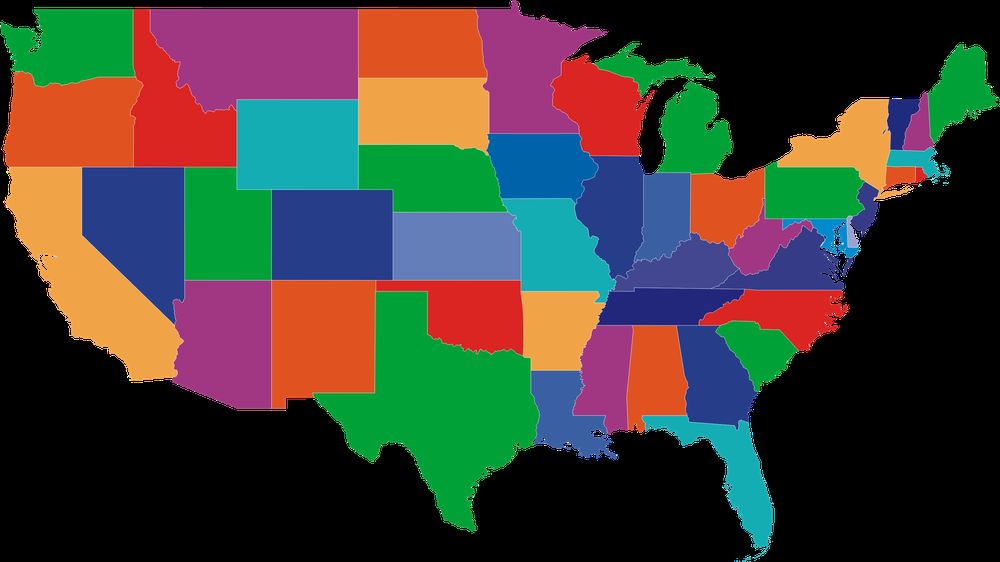
#> input picture usa.png, 1000 x 562 px, shrunk from 3157 x 1774 before the run
$ python segment.py --input_image usa.png
#> lines starting #> are read from the running program, lines starting #| are printed output that depends on the picture; after the words box and inside, x2 and y2 are one past the last pixel; in counts of white or black regions, pixels touching at a corner belong together
import argparse
import cv2
import numpy as np

class ImageSegment():
    def __init__(self, input_image, clusters, waterbodydetection) -> None:
#> called with input_image = 'usa.png', clusters = 10, waterbodydetection = True
        self.input_image = cv2.imread('usa.png')
#> self.input_image is the input picture: shape (562, 1000, 3); mean B, G, R 55.4, 62.6, 65

        self.input_image = cv2.copyMakeBorder(self.input_image.copy(), 100, 100, 100, 100,cv2.BORDER_CONSTANT,value=(255, 255, 255))
#> self.input_image: shape (762, 1200, 3)
        self.clusters = clusters
        self.waterbodydetection = waterbodydetection

    # [11 lines left out: function segment_image, not called in this run]

    def image_segmentation(self):
        # Remove white background
        image = self.input_image
        gray = cv2.cvtColor(image, cv2.COLOR_BGR2GRAY)
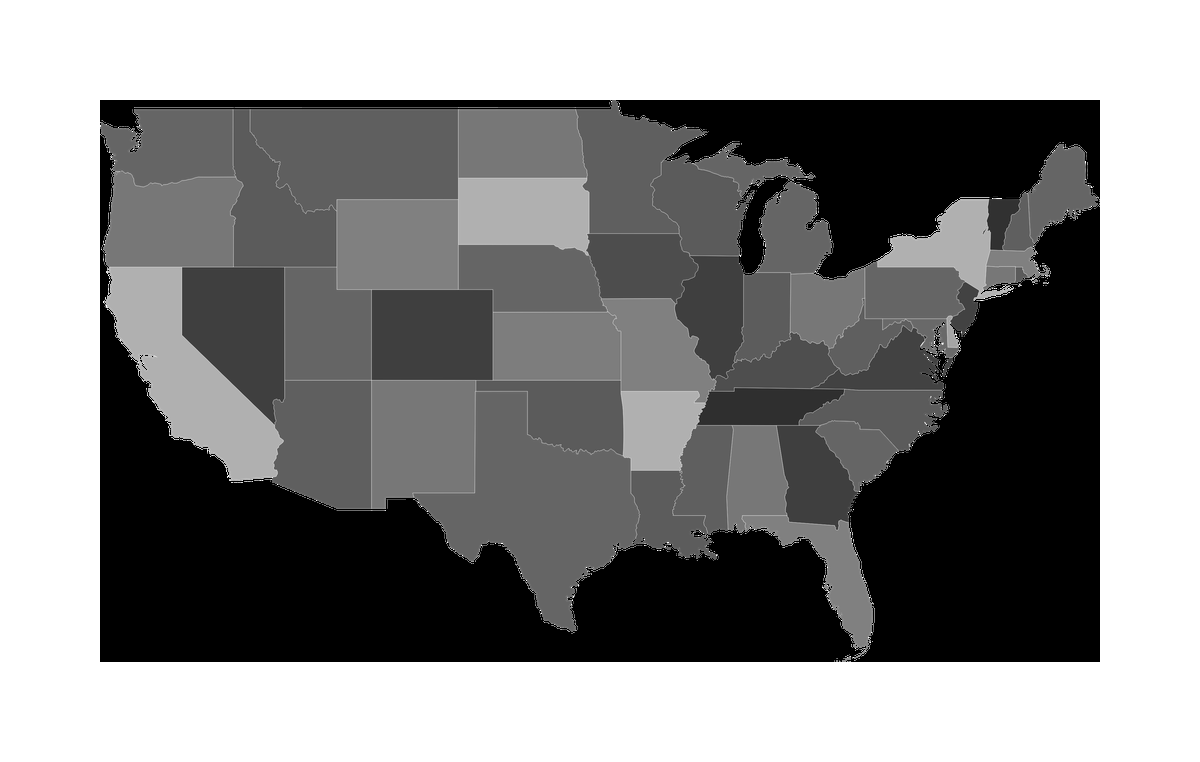
#> gray: shape (762, 1200); min 0, max 255, mean 136.6
        _, thresh = cv2.threshold(gray, 240, 255, cv2.THRESH_BINARY)
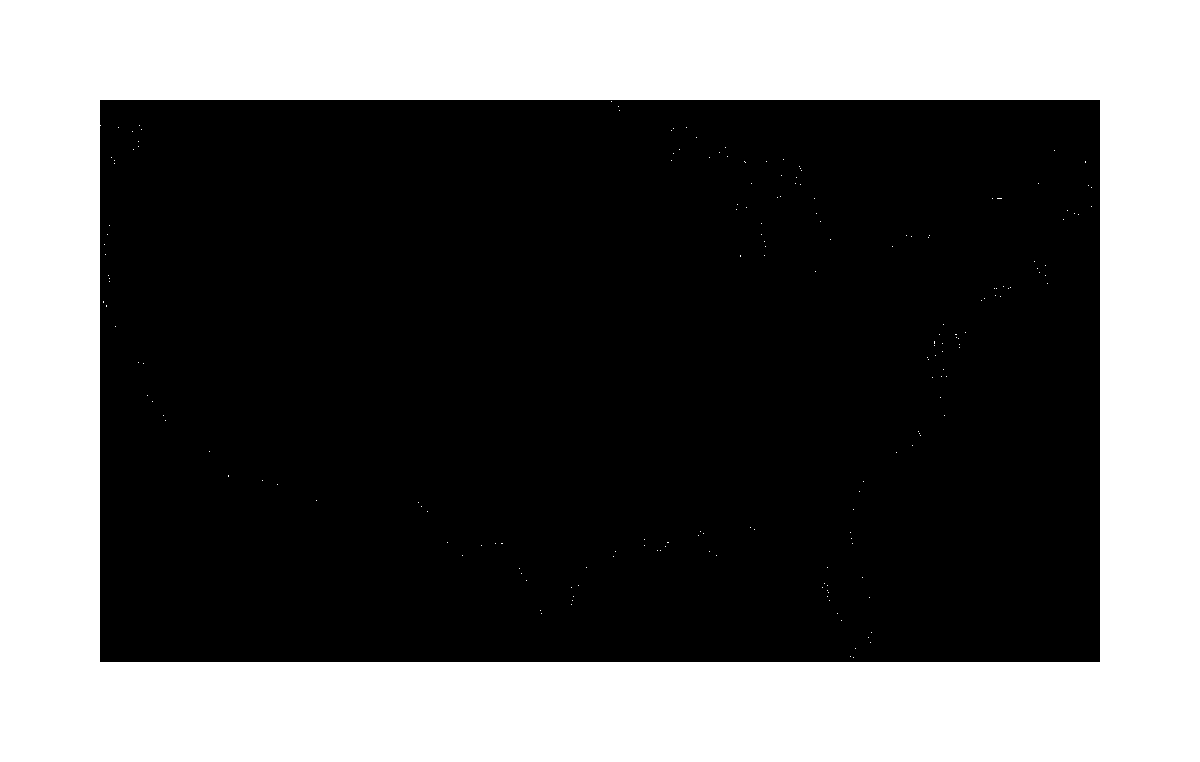
#> thresh: shape (762, 1200); 38.6% white; 189 white regions (188 under 20 px), largest, box (x1, y1, x2, y2) and area: (0, 0, 1200, 762) 352401
        image[thresh == 255] = 0
        kernel = cv2.getStructuringElement(cv2.MORPH_ELLIPSE, (5, 5))
        # erosion to remove any remaining small white blobs or noise in the image
        self.input_image = cv2.erode(image, kernel, iterations = 1)
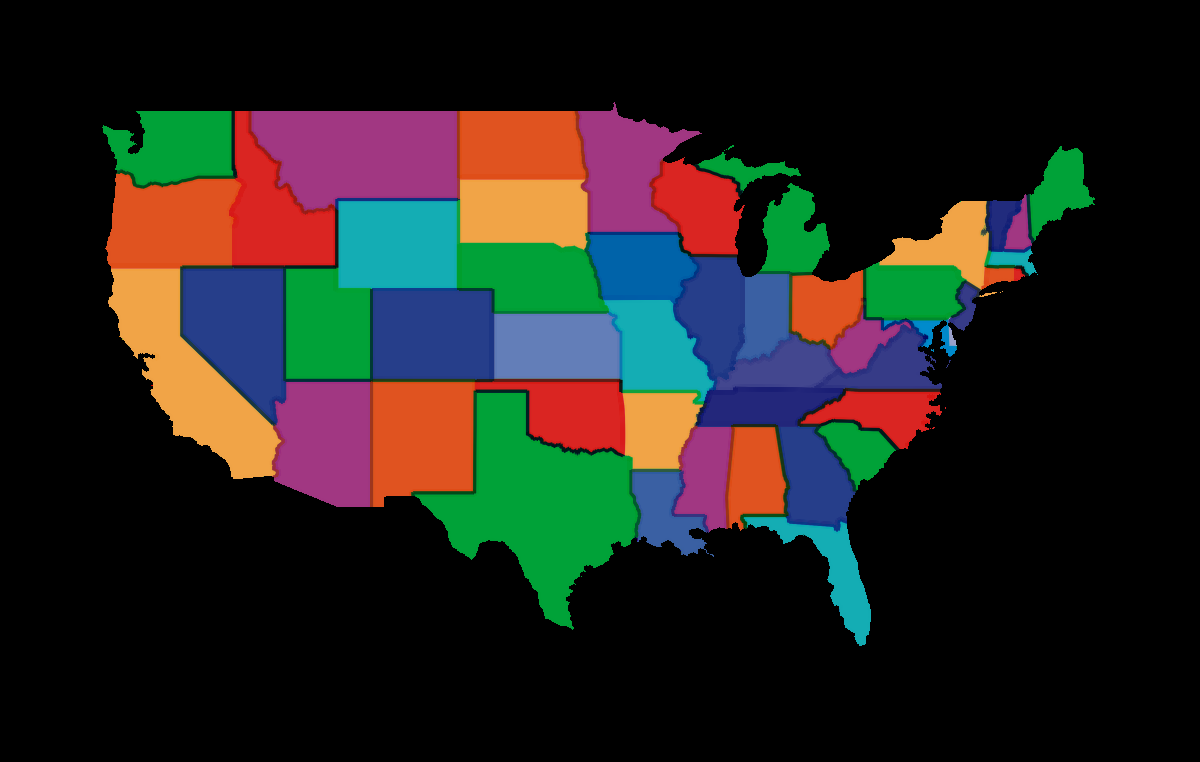
#> self.input_image: shape (762, 1200, 3); mean B, G, R 31, 35, 36.2
        image = cv2.cvtColor(self.input_image, cv2.COLOR_BGR2RGB)
        pixel_values = image.reshape((-1, 3))
        pixel_values = np.float32(pixel_values)
        criteria = (cv2.TERM_CRITERIA_EPS + cv2.TERM_CRITERIA_MAX_ITER, 100, 0.2)
        _, labels, (centers) = cv2.kmeans(pixel_values, self.clusters, None, criteria, 10, cv2.KMEANS_RANDOM_CENTERS)
#> centers = [[79.74, 111.8, 173.6], [0.355, 160.1, 55.33], [39.1, 58.61, 133], [240, 163.6, 70.45], [0.248, 0.542, 0.356], [210.9, 36.7, 32.6], [160.4, 54.42, 129.1], [223.2, 82.64, 31.46], [18.9, 171.7, 179.8], [0.543, 99.58, 168.3]]
        centers = np.uint8(centers)
#> centers = [[79, 111, 173], [0, 160, 55], [39, 58, 132], [239, 163, 70], [0, 0, 0], [210, 36, 32], [160, 54, 129], [223, 82, 31], [18, 171, 179], [0, 99, 168]]
        labels = labels.flatten()
        segmented_image = centers[labels.flatten()]
        segmented_image = segmented_image.reshape(image.shape)


        all_countours = [] #returns the list of all contours and the dictionary of cluster labels and their respective contours
        all_countours_dict = {} #list of contours for each cluster label

        for cluster_label in range(self.clusters):
            masked_image = segmented_image.copy()
            masked_image = masked_image.reshape((-1, 3))
            masked_image[labels != cluster_label] = [0, 0, 0]
            masked_image = masked_image.reshape(segmented_image.shape)
            # convert to grayscale because findContours takes grayscale image as input
            masked_image = cv2.cvtColor(masked_image, cv2.COLOR_BGR2GRAY)
            _, edges =  cv2.threshold(masked_image, 20, 255, cv2.THRESH_BINARY)
            #external contours of each connected component in the binary image are returned
            #endpoints of the contour segments are stored
            contours, hierarchy = cv2.findContours(edges, cv2.RETR_EXTERNAL, cv2.CHAIN_APPROX_SIMPLE)
            if len(contours) > 0:
                all_countours_dict[cluster_label] = contours
                all_countours.extend(contours)
#> this loop made 10 passes
#> pass 1, in image_segmentation, `masked_image = cv2.cvtColor(masked_image, cv2.COLOR_BGR2GRAY)`:
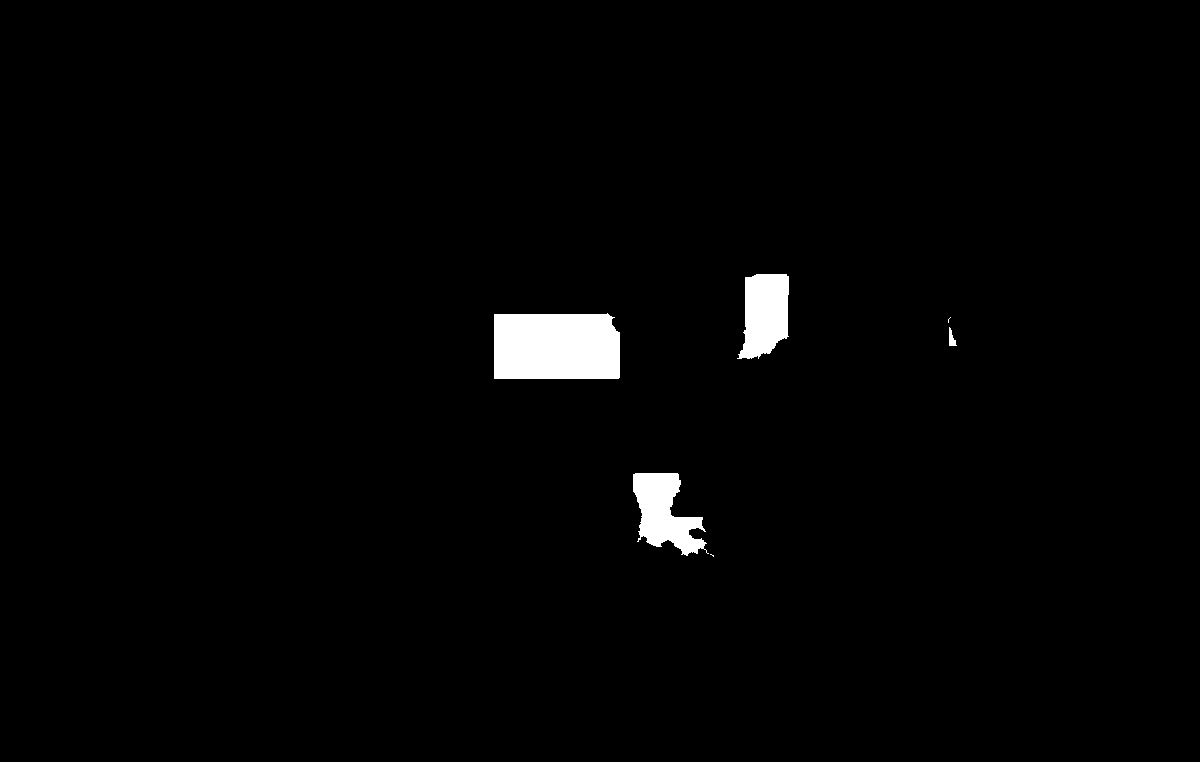
#> masked_image: shape (762, 1200); values 0 (black) and 126 (white), 1.6% white; 6 white regions (2 under 20 px), largest, box (x1, y1, x2, y2) and area: (494, 313, 620, 379) 8068, (633, 473, 709, 556) 3510, (737, 274, 789, 359) 3357, (949, 327, 957, 346) 85
#> after the loop:
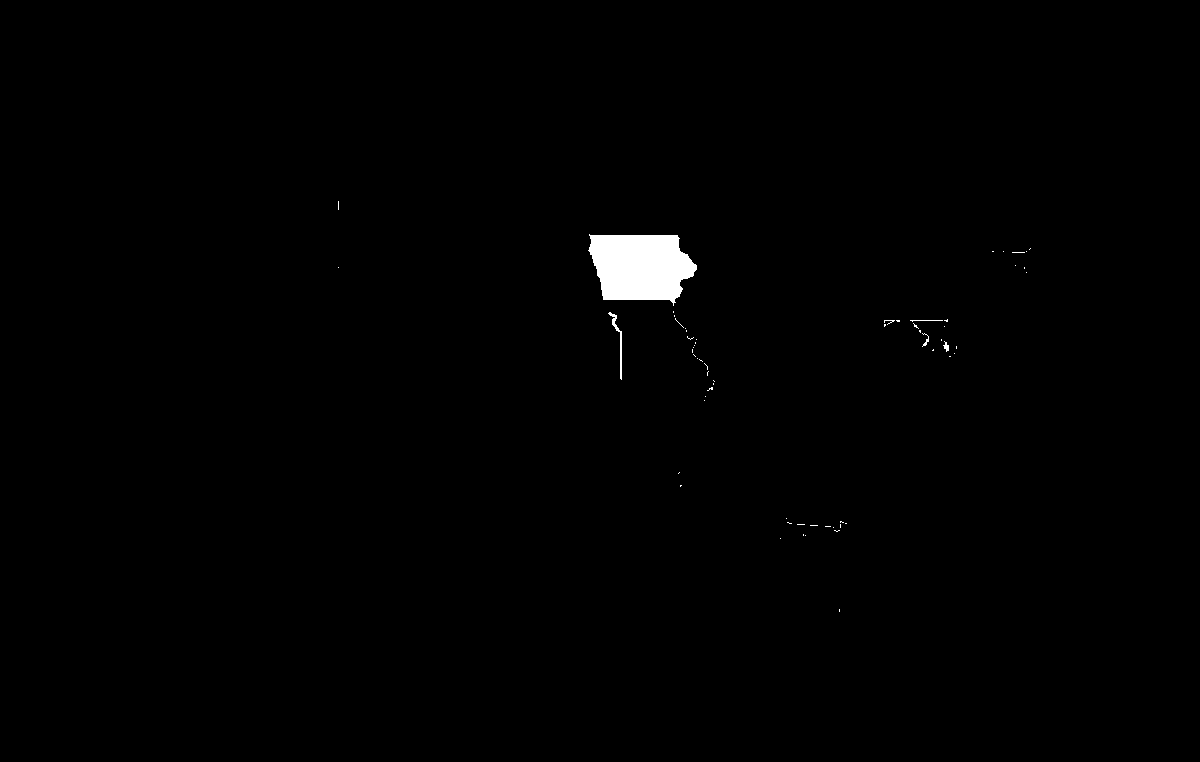
#> edges: shape (762, 1200); 0.69% white; 64 white regions (58 under 20 px), largest, box (x1, y1, x2, y2) and area: (588, 234, 697, 306) 5830, (608, 312, 622, 380) 171, (943, 341, 949, 352) 35, (910, 320, 943, 322) 34, (922, 333, 929, 347) 31, (884, 320, 895, 325) 20
#> after the loop: masked_image: shape (762, 1200); values 0 (black) and 108 (white), 0.69% white; 64 white regions (58 under 20 px)
#> after the loop, all_countours = 310 contours, 247 with area under 20; largest, box (x1, y1, x2, y2) and area: (414, 392, 641, 630) 23870, (673, 256, 942, 531) 23614, (251, 111, 460, 211) 16377, (108, 269, 281, 479) 14478, (180, 267, 286, 426) 11840; all_countours_dict = 9 items

        # Define the callback function to handle mouse events
        # [72 lines left out: function click_event, not called in this run]
        while True:
            cv2.namedWindow("image",cv2.WINDOW_NORMAL)
            cv2.imshow("image", self.input_image)
            cv2.setMouseCallback("image", click_event)
            key = cv2.waitKey(1) & 0xFF
#> (key q is pressed here)
            if key == ord("q"):
                break
        cv2.destroyAllWindows()

if __name__ == "__main__":
    parser = argparse.ArgumentParser(description="Map Segmentation")
    parser.add_argument("--input_image", help="input image file")
    parser.add_argument('--clusters', type=int, default=10, help='Number of clusters for k-means clustering')
    parser.add_argument('--nowaterbodydetection', action='store_true', help='Detect Water Bodies')
    args = parser.parse_args()
    mapsegment = ImageSegment(args.input_image, args.clusters, not args.nowaterbodydetection)
    mapsegment.image_segmentation()
    cv2.destroyAllWindows()
